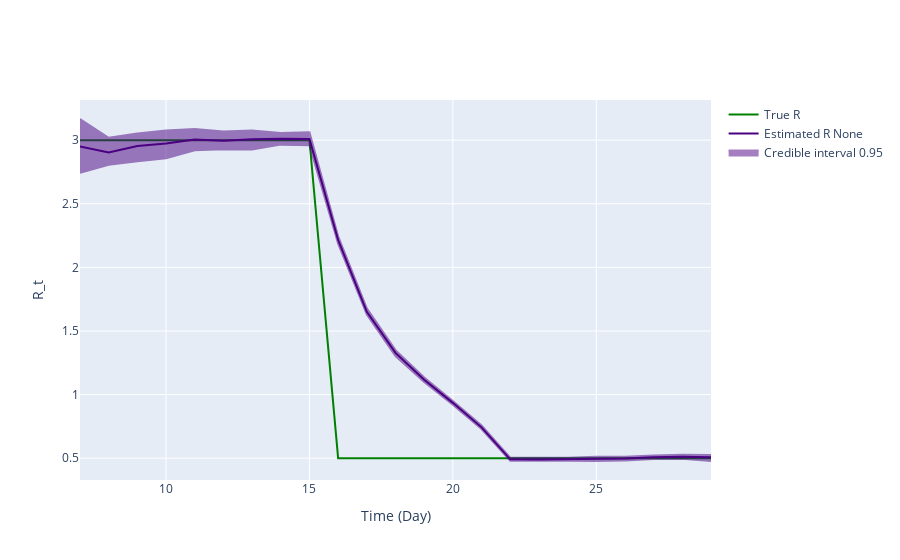

Notebook cell for this chart:
### Markdown cell above
## Inference plot using class method results

### Code cell
fig = ReproductionNumberPlot()

fig.add_ground_truth_rt(ground_truth)
fig.add_interval_rt(new_intervals)

fig.update_labels(time_label='Time (Day)', r_label='R_t')

fig.show_figure()

### Figure 1 — Plotly figure (JSON) as saved in the notebook; plotly's stock layout.template omitted (floating-point values rounded to 4 significant figures)
{"data": [{"line": {"color": "green"}, "mode": "lines", "name": "True R", "type": "scatter", "x": [7, 8, 9, 10, 11, 12, 13, 14, 15, 16, 17, 18, 19, 20, 21, 22, 23, 24, 25, 26, 27, 28, 29], "y": [3, 3, 3, 3, 3, 3, 3, 3, 3, 0.5, 0.5, 0.5, 0.5, 0.5, 0.5, 0.5, 0.5, 0.5, 0.5, 0.5, 0.5, 0.5, 0.5]}, {"line": {"color": "indigo"}, "mode": "lines", "name": "Estimated R None", "type": "scatter", "x": [7, 8, 9, 10, 11, 12, 13, 14, 15, 16, 17, 18, 19, 20, 21, 22, 23, 24, 25, 26, 27, 28, 29], "y": [2.949, 2.904, 2.954, 2.973, 3.006, 2.996, 3.008, 3.012, 3.009, 2.215, 1.651, 1.327, 1.116, 0.9349, 0.7423, 0.491, 0.4903, 0.4925, 0.4968, 0.4968, 0.5066, 0.5115, 0.5069]}, {"fill": "toself", "fillcolor": "indigo", "line": {"color": "indigo"}, "mode": "lines", "name": "Credible interval 0.95", "opacity": 0.5, "showlegend": true, "type": "scatter", "x": [7, 8, 9, 10, 11, 12, 13, 14, 15, 16, 17, 18, 19, 20, 21, 22, 23, 24, 25, 26, 27, 28, 29, 29, 28, 27, 26, 25, 24, 23, 22, 21, 20, 19, 18, 17, 16, 15, 14, 13, 12, 11, 10, 9, 8, 7], "y": [3.166, 3.019, 3.053, 3.075, 3.087, 3.068, 3.075, 3.056, 3.062, 2.244, 1.677, 1.349, 1.134, 0.9502, 0.7562, 0.5037, 0.5038, 0.503, 0.5111, 0.5117, 0.5214, 0.5264, 0.5252, 0.4786, 0.4948, 0.4932, 0.4825, 0.4779, 0.4794, 0.4802, 0.4807, 0.729, 0.9207, 1.099, 1.303, 1.629, 2.186, 2.96, 2.965, 2.927, 2.929, 2.92, 2.858, 2.833, 2.806, 2.744]}], "layout": {"hovermode": "x unified", "xaxis": {"title": {"text": "Time (Day)"}}, "yaxis": {"title": {"text": "R_t"}}}}
